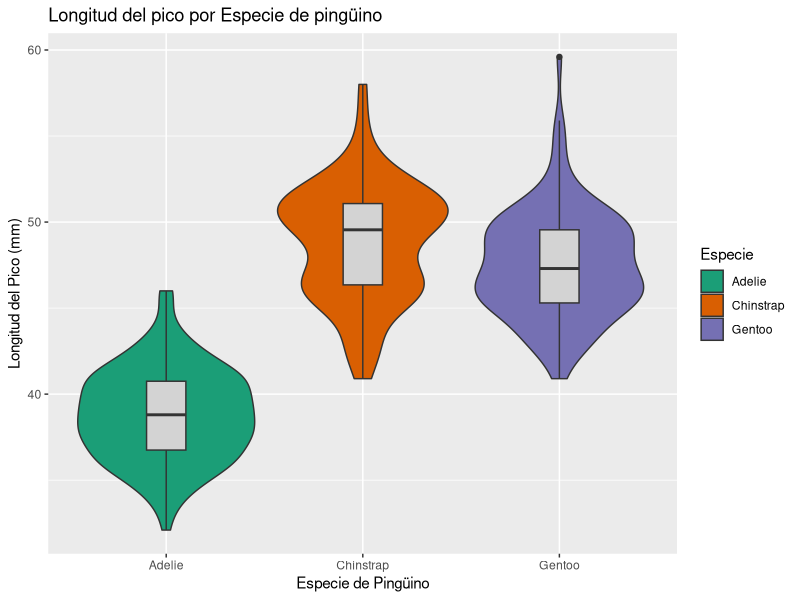
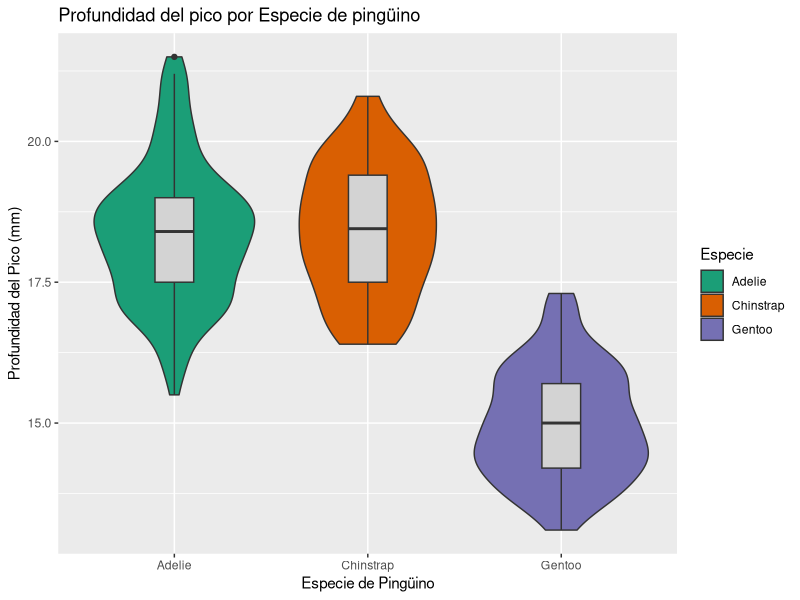
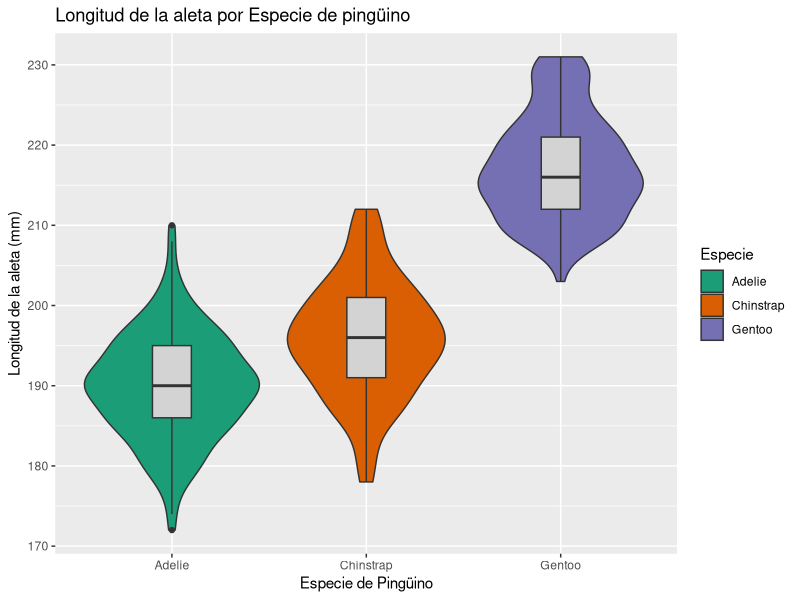
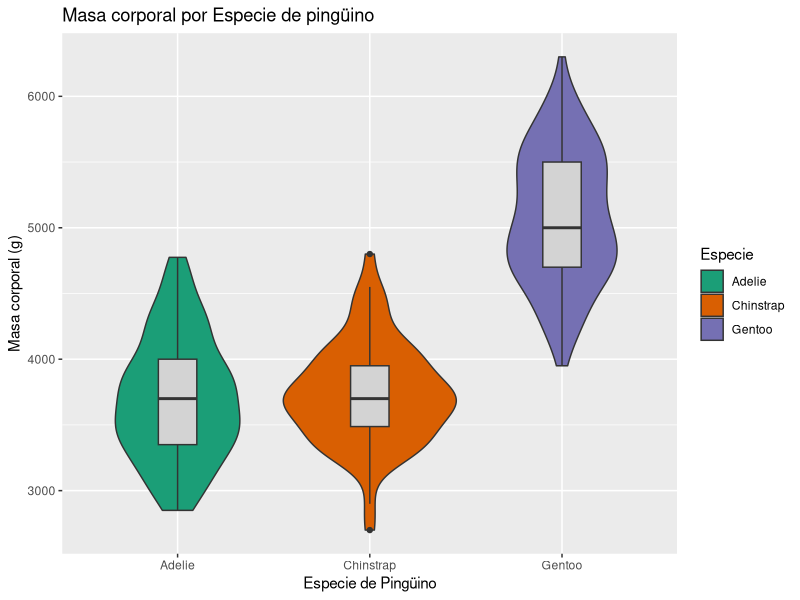
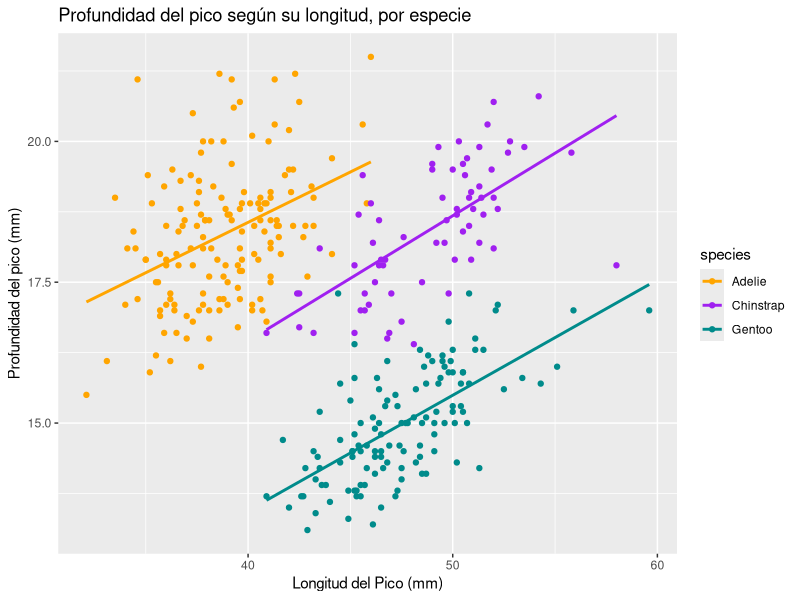
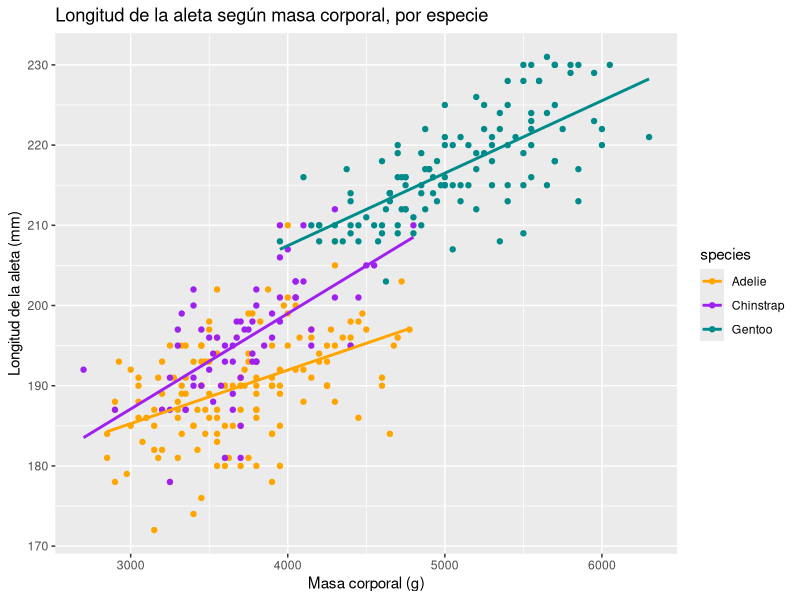
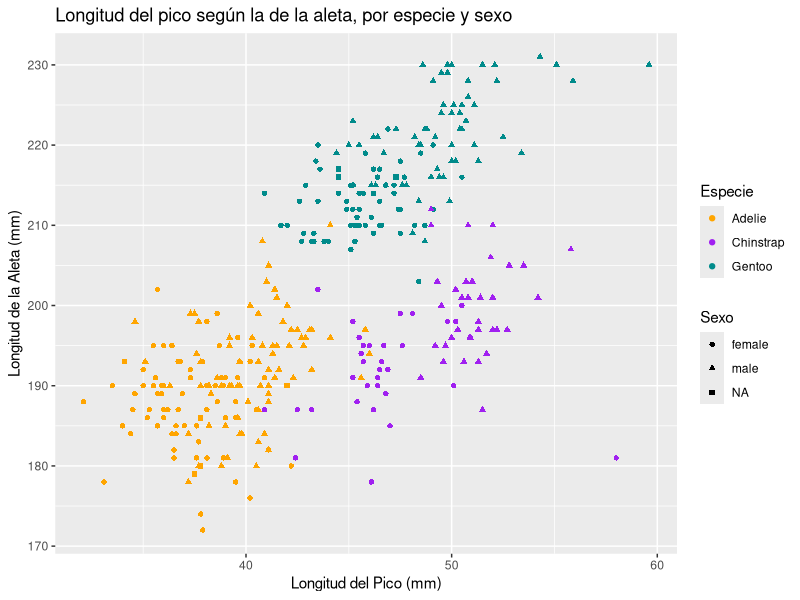
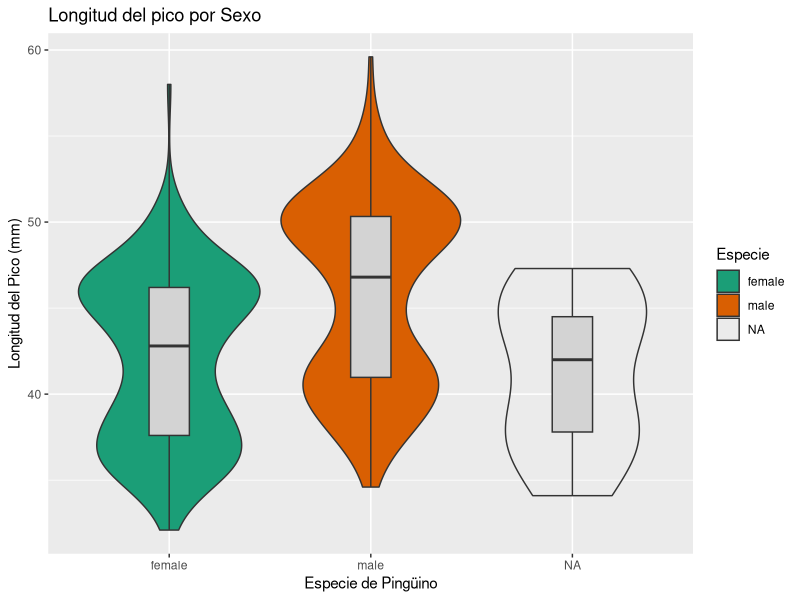

Here is the R script that generated these plots, in order: (Note: this script raises an error after producing the figures.)
## ---- chunk 1
library(palmerpenguins)
library(ggplot2)
library(corrplot)
library(tidyr)

species_colors = c("orange", "purple", "darkcyan")
## ---- chunk 2
library(palmerpenguins)
str(penguins)
nrows<-nrow(penguins)
## ---- chunk 3
x=table(penguins$species)
c(x,"NA's"=sum(is.na(penguins$species)))
## ---- chunk 4
x=table(penguins$island)
c(x,"NA's"=sum(is.na(x)))
## ---- chunk 5
estadisticos=summary(penguins$bill_length_mm)
estadisticos
## ---- chunk 6
estadisticos=summary(penguins$bill_depth_mm)
estadisticos
## ---- chunk 7
estadisticos=summary(penguins$flipper_length_mm)
estadisticos
## ---- chunk 8
pesos=na.omit(penguins$body_mass_g)
sum(pesos%%5)
## ---- chunk 9
estadisticos=summary(penguins$body_mass_g)
estadisticos
## ---- chunk 10
x=table(penguins$sex)
c(x,"NA's"=sum(is.na(penguins$sex)))
## ---- chunk 11
penguins$year=factor(penguins$year, ordered=TRUE)
penguins %>% str
## ---- chunk 12
x=table(penguins$year)
c(x,"NA's"=sum(is.na(penguins$year)))
## ---- chunk 13
ggplot(penguins, aes(x = species, y = bill_length_mm, fill = species)) +
  geom_violin() +
  geom_boxplot(width=0.2, fill="lightgray") +
  labs(x = "Especie de Pingüino", y = "Longitud del Pico (mm)",
       title = "Longitud del pico por Especie de pingüino") +
  scale_fill_brewer(palette = "Dark2") +
  guides(fill=guide_legend(title="Especie"))
## ---- chunk 14
ggplot(penguins, aes(x = species, y = bill_depth_mm, fill = species)) +
  geom_violin() +
  geom_boxplot(width=0.2, fill="lightgray") +
  labs(x = "Especie de Pingüino", y = "Profundidad del Pico (mm)",
       title = "Profundidad del pico por Especie de pingüino") +
  scale_fill_brewer(palette = "Dark2")+
  guides(fill=guide_legend(title="Especie"))
## ---- chunk 15
ggplot(penguins, aes(x = species, y = flipper_length_mm, fill = species)) +
  geom_violin() +
  geom_boxplot(width=0.2, fill="lightgray") +
  labs(x = "Especie de Pingüino", y = "Longitud de la aleta (mm)",
       title = "Longitud de la aleta por Especie de pingüino") +
  scale_fill_brewer(palette = "Dark2")+
  guides(fill=guide_legend(title="Especie"))
## ---- chunk 16
ggplot(penguins, aes(x = species, y = body_mass_g, fill = species)) +
  geom_violin() +
  geom_boxplot(width=0.2, fill="lightgray") +
  labs(x = "Especie de Pingüino", y = "Masa corporal (g)",
       title = "Masa corporal por Especie de pingüino") +
  scale_fill_brewer(palette = "Dark2")+
  guides(fill=guide_legend(title="Especie"))
## ---- chunk 17
ggplot(penguins, aes(x = bill_length_mm, y = bill_depth_mm, color = species)) +
  geom_point() + 
  geom_smooth(method = "lm", se = FALSE) +
  labs(x = "Longitud del Pico (mm)", y = "Profundidad del pico (mm)",
       title = "Profundidad del pico según su longitud, por especie") +
  scale_color_manual(values=species_colors)
## ---- chunk 18
ggplot(penguins, aes(x = body_mass_g, y = flipper_length_mm, color = species)) +
  geom_point() + 
  geom_smooth(method = "lm", se = FALSE) +
  labs(x = "Masa corporal (g)", y = "Longitud de la aleta (mm)",
       title = "Longitud de la aleta según masa corporal, por especie") +
  scale_color_manual(values=species_colors)
## ---- chunk 19
ggplot(penguins, aes(x = bill_length_mm,
                     y = flipper_length_mm,
                     color = species,
                     shape = sex %>% as.character %>% replace(is.na(.), "NA") %>% as.factor)) +
  geom_point() + 
  labs(title = "Longitud del pico según la de la aleta, por especie y sexo",
       x = "Longitud del Pico (mm)",
       y = "Longitud de la Aleta (mm)",
       shape="Sexo", color="Especie") +
  scale_color_manual(values=species_colors)
## ---- chunk 20
ggplot(penguins, aes(x = sex, y = bill_length_mm, fill = sex)) +
  geom_violin() +
  geom_boxplot(width=0.2, fill="lightgray") +
  labs(x = "Especie de Pingüino", y = "Longitud del Pico (mm)",
       title = "Longitud del pico por Sexo") +
  scale_fill_brewer(palette = "Dark2") +
  guides(fill=guide_legend(title="Especie"))
## ---- chunk 21
ggplot(penguins, aes(x = sex, y = bill_depth_mm, fill = sex)) +
  geom_violin() +
  geom_boxplot(width=0.2, fill="lightgray") +
  labs(x = "Especie de Pingüino", y = "Profundidad del Pico (mm)",
       title = "Profundidad del pico por Sexo") +
  scale_fill_brewer(palette = "Dark2")+
  guides(fill=guide_legend(title="Especie"))
## ---- chunk 22
ggplot(penguins, aes(x = sex, y = flipper_length_mm, fill = sex)) +
  geom_violin() +
  geom_boxplot(width=0.2, fill="lightgray") +
  labs(x = "Especie de Pingüino", y = "Longitud de la aleta (mm)",
       title = "Longitud de la aleta por Sexo") +
  scale_fill_brewer(palette = "Dark2")+
  guides(fill=guide_legend(title="Especie"))
## ---- chunk 23
ggplot(penguins, aes(x = sex, y = body_mass_g, fill = sex)) +
  geom_violin() +
  geom_boxplot(width=0.2, fill="lightgray") +
  labs(x = "Especie de Pingüino", y = "Masa corporal (g)",
       title = "Masa corporal por Sexo") +
  scale_fill_brewer(palette = "Dark2")+
  guides(fill=guide_legend(title="Especie"))
## ---- chunk 24
ggplot(penguins, aes(x = "", fill = sex)) +
  geom_bar(width = 1) +
  coord_polar(theta = "y") +
  facet_wrap(~species) +
  labs(x = NULL, y = NULL,
       title = " Proporción de sexo por Especie de pingüino") +
  theme_void() +
  scale_fill_brewer(palette = "Set2")
## ---- chunk 25
ggplot(penguins, aes(fill=island, x=species)) +
  geom_bar() +
  labs(x = "Especie de Pingüino", y = "Frecuencia",
       title = "Distribución de la población por isla y especie")
## ---- chunk 26
ggplot(penguins, aes(x = year, y = body_mass_g, fill=year)) +
  geom_violin() +
  labs(x = "Año", y = "Peso Corporal (g)",
       title = " Año vs. Peso Corporal de Pingüinos") +
  scale_fill_brewer(palette = "Set2")
## ---- chunk 27
ggplot(penguins, aes(x = year, y = body_mass_g, fill=year)) +
  geom_violin() +
  labs(x = "Año", y = "Peso Corporal Promedio (g)",
       title = "Peso Corporal Promedio de Pingüinos por Año")

print(p)
## ---- chunk 28
ggplot(penguins, aes(x = species, y = body_mass_g, fill = species)) +
  geom_violin() +
  geom_boxplot(width=0.2, fill="lightgray") +
  labs(x = "Especie de Pingüino", y = "Peso (g)",
       title = "Peso por Especie de Pingüino") +
  scale_fill_brewer(palette = "Dark2")
## ---- chunk 29
library(ggplot2)

p <- ggplot(penguins, aes(x = interaction(species, island), y = bill_length_mm)) +
  geom_bar(stat = "summary", fun = "mean", fill = "skyblue", position = "dodge") +
  labs(x = "Especie e Isla", y = "Longitud del Pico Promedio (mm)",
       title = "Longitud del Pico Promedio por Combinación de Especie e Isla") +
  theme(axis.text.x = element_text(angle = 45, hjust = 1))

print(p)
## ---- chunk 30
#Para poder la foto:
#descarga la foto y pollo en el directori del cartografia
# instruccion:  ![Descripcion que quieras]{ruta}
